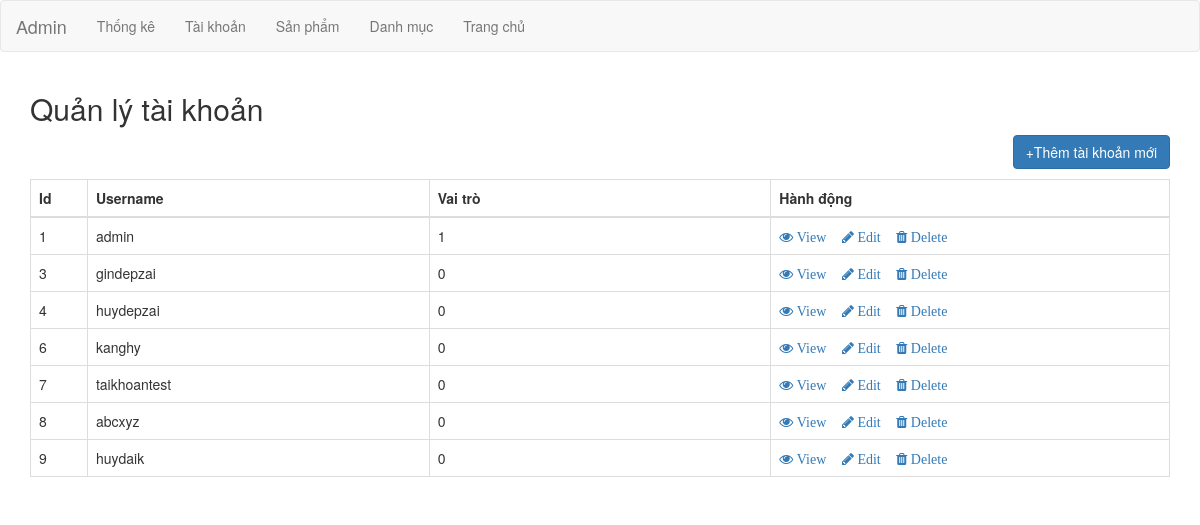
Screenshot of /Admin/index.php?page=taikhoan (signed in) with the database file from the repository.
### tables this page shows
CREATE TABLE `account` (
  `id` int(11) NOT NULL,
  `username` varchar(128) NOT NULL,
  `password` varchar(128) NOT NULL,
  `fullname` varchar(128) NOT NULL,
  `vaitro` int(11) NOT NULL,
  `avatar` varchar(128) NOT NULL
);

### Admin/index.php (called while the page is built, shortened)
<?php
  include_once './Model/user.php';
  if(isset($_GET['page'])){
    $view=$_GET['page'];
  } else {
    $view = 'trangchinh.php';
  }
  if(isset($_GET['action'])){
    $action=$_GET['action'];
  }else{
    $action='df';
  }
  switch ($view) {
    case 'taikhoan':
      switch ($action) {
              case 'df':
                if(isset($_POST['adduser'])){
                  $fullname=$_POST['fullname'];
                  $username=$_POST['username'];
                  $password=$_POST['password'];
                  $avatar=$_POST['avatar'];
                  $vaitro=$_POST['vaitro'];
                  $user = new user();
                  $result = $user->adduser($fullname, $username,$vaitro,$password,$avatar);
                  if($result) {
                    $success=true;
                    $msg="Thêm thành công !";
                  } else {
                    $success=false;
                    $msg="Thêm thất bại";
                  }
                } else{
                  $user = new user();
                }
                $items= $user->getList();
                break;
            }
      break;
  }
  require_once './View/layout.php';
?>

### Admin/Model/connect.php (called while the page is built, shortened)
<?php
class connect{
		var $db=null;
		function __construct(){
			$dsn="mysql:host=localhost;dbname=shophanh";
			$user='root';
			$pass='';
			$this-> db = new PDO($dsn, $user, $pass, array(PDO::MYSQL_ATTR_INIT_COMMAND=>"SET NAMES 'utf8'"));
		}
		function getList($select){
			$result =$this -> db ->query($select);
			return $result;
		}
	}
?>

### Admin/Model/user.php (called while the page is built, shortened)
<?php
require_once 'connect.php';
class user{
      function getList(){
        	$db = new connect();
        	$sql="SELECT * FROM account ";
        	$result = $db -> getList($sql);
        	$rows=$result->fetchAll();
        	return $rows;
        }
}
?>

### Admin/View/Account/account.php (the view, shortened to what this page needs)
<div class="container">
  <h2> Quản lý tài khoản</h2>
 <a href="index.php?page=taikhoan&action=add"> <button type="button" class="btn btn-primary fl-r mb-10">+Thêm tài khoản mới</button> </a>
  <table class="table table-bordered table-hover">
    <thead>
      <tr>
        <th width='5%'>Id</th>
        <th width="30%">Username</th>
        <th width="30%">Vai trò</th>
        <th width="35%">Hành động</th>
      </tr>
    </thead>
    <tbody>
      <?php
        foreach ($items as $item ){
          echo "<tr><td>".$item['id']."</td>";
          echo "<td>".$item['username']."</td>";
          echo "<td>".$item['vaitro']."</td>";
          echo"<td>"."<a href='?page=taikhoan&action=view&id=".$item['id']."'><i class='fa fa-eye'> View</i></a> &nbsp;&nbsp;&nbsp;<a href='?page=taikhoan&action=edit&id=".$item['id']."'><i class='fa fa-pencil'> Edit </i></a>&nbsp;&nbsp &nbsp;<a href='?page=taikhoan&action=delete&id=".$item['id']."'><i class='fa fa-trash'> Delete </i></a>" ."</td></tr>";
        }
      ?>
    </tbody>
  </table>
</div>

### Public/Css/admin.css (style rules this page uses)
.fl-r { float:right; }
.mb-10 { margin-bottom: 10px; }

### rows the page displays
account: id "1", username "admin", vaitro "1"
account: id "3", username "gindepzai", vaitro "0"
account: id "4", username "huydepzai", vaitro "0"
account: id "6", username "kanghy", vaitro "0"
account: id "7", username "taikhoantest", vaitro "0"
account: id "8", username "abcxyz", vaitro "0"
account: id "9", username "huydaik", vaitro "0"
